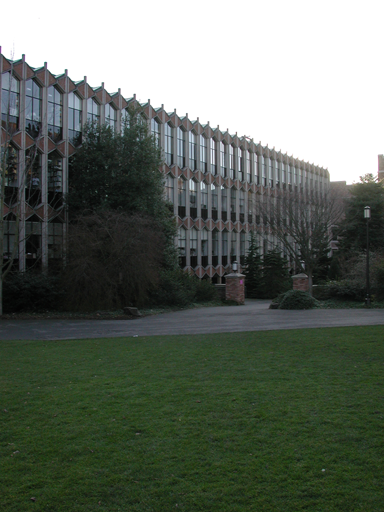
#> input picture image/1.bmp, 384 x 512 px
$ python panorama.py
#> lines starting #> are read from the running program, lines starting #| are printed output that depends on the picture
import cv2
import numpy as np
import math
import pathlib

def stitch(p1, p2, param):

    panorama = np.zeros((p1.shape[0], p1.shape[1] + p2.shape[1], 3))
    panorama[:p1.shape[0], :p1.shape[1], :] = p1

    intersection = np.array([p1.shape[1],0,1,0,0,0])
    ipoint = np.matmul(intersection, param)
    ipoint = math.floor(ipoint)
    print(ipoint)

    for y in range(p1.shape[0]):
        for x in range(p1.shape[1] + p2.shape[1]):

            transform = np.array([[x,y,1,0,0,0], [0,0,0,x,y,1]])
            target = np.matmul(transform, param)


            if target[0] > 0 and target[0] < (p2.shape[1] -1) and target[1] > 0 and target[1] < (p2.shape[0] - 1):

                x1 = math.floor(target[0])
                y1 = math.floor(target[1])
                x2 = math.ceil(target[0])
                y2 = math.ceil(target[1])

                topLeft = p2[y1, x1]
                topRight = p2[y1, x2]
                belowLeft = p2[y2, x1]
                belowRight = p2[y2, x2]

                a = target[0] - x1
                b = target[1] - y1
                c = (1 - a)
                d = (1 - b)

                point_r = (c * d * topLeft[0]) + (a * d * topRight[0]) + (c * b * belowLeft[0]) + (a * b * belowRight[0])
                point_g = (c * d * topLeft[1]) + (a * d * topRight[1]) + (c * b * belowLeft[1]) + (a * b * belowRight[1])
                point_b = (c * d * topLeft[2]) + (a * d * topRight[2]) + (c * b * belowLeft[2]) + (a * b * belowRight[2])


                if panorama[y, x, 0] > 0 or panorama[y, x, 1] > 0 or panorama[y, x, 2] > 0 :

                    weight =  (x - ipoint) / (p1.shape[1] - ipoint)

                    panorama[y, x, 0] = int(panorama[y, x, 0] * (1-weight) + int(point_r) * weight)
                    panorama[y, x, 1] = int(panorama[y, x, 1] * (1-weight) + int(point_g) * weight)
                    panorama[y, x, 2] = int(panorama[y, x, 2] * (1-weight) + int(point_b) * weight)
                else:
                    panorama[y, x, 0] = int(point_r)
                    panorama[y, x, 1] = int(point_g)
                    panorama[y, x, 2] = int(point_b)
    panorama = panorama[:, 0:panorama.shape[1] - ipoint, :]
    return panorama


if __name__ == "__main__":

    path = pathlib.Path(__file__).parent.resolve()
    print(path)

    p1 = cv2.imread(str(path) + '/image/1.bmp')
#> p1 is the input picture: shape (512, 384, 3); mean B, G, R 97.7, 107.3, 99.1
    p2 = cv2.imread(str(path) + '/image/2.bmp')
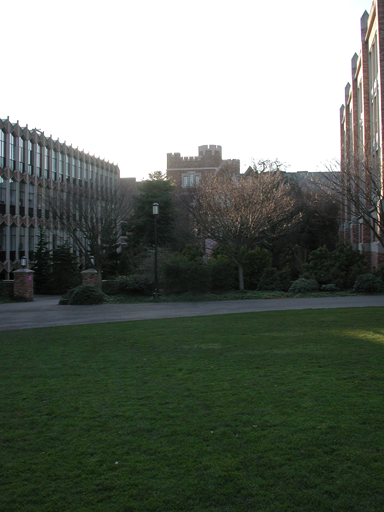
#> input picture image/2.bmp, 384 x 512 px
#> p2 is the input picture: shape (512, 384, 3); mean B, G, R 104.5, 113.4, 106
    p3 = cv2.imread(str(path) + "/image/3.bmp")
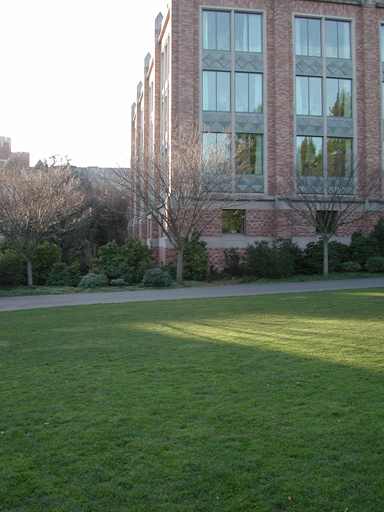
#> input picture image/3.bmp, 384 x 512 px
#> p3 is the input picture: shape (512, 384, 3); mean B, G, R 104, 119.7, 106.8
    print('p1:', p1.shape)
#| p1: (512, 384, 3)
    print('p2:', p2.shape)
#| p2: (512, 384, 3)
    print('p3:', p3.shape )
#| p3: (512, 384, 3)


    target = np.array(
        [[326, 167, 1, 0, 0, 0],
        [0, 0, 0, 326, 167, 1],
        [233, 261, 1, 0, 0, 0],
        [0, 0, 0, 233, 261, 1],
        [367, 207, 1, 0, 0, 0],
        [0, 0, 0, 367, 207, 1]])
    src = np.array([117,163,22,256,155,203])

    param = np.linalg.solve(target,src)
    print(param)

    panorama = stitch(p1, p2, param)
#| 181
#> after the loop in stitch, `for y in range(p1.shape[0]):`:
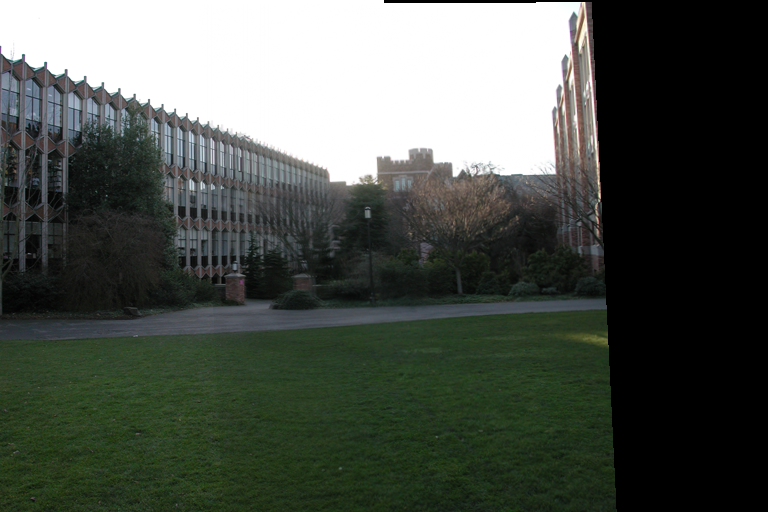
#> panorama: shape (512, 768, 3) float64; mean B, G, R 76.8, 84.2, 78
#> in stitch, `panorama = panorama[:, 0:panorama.shape[1] - ipoint, :]`:
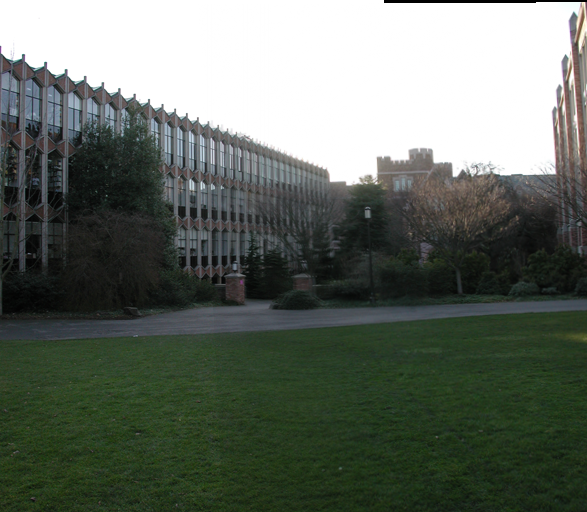
#> panorama: shape (512, 587, 3) float64; mean B, G, R 98.9, 108.2, 100.3

    panorama = panorama.astype(np.uint8)

    cv2.imwrite(str(path) + "/out/panorama_1.jpg",panorama)

    print("===============================================================")

    panorama_1 = cv2.imread(str(path) + '/out/panorama_1.jpg')

    target = np.array(
        [[451, 162, 1, 0, 0, 0],
        [0, 0, 0, 451, 162, 1],
        [555, 173, 1, 0, 0, 0],
        [0, 0, 0, 555, 173, 1],
        [462, 292, 1, 0, 0, 0],
        [0, 0, 0, 462, 292, 1]])
    src = np.array([28,152,130,167,32,285])

    param = np.linalg.solve(target,src)
    print(param)

    panorama = stitch(panorama_1, p3, param)
#> in stitch (call 2), `panorama[:p1.shape[0], :p1.shape[1], :] = p1`:
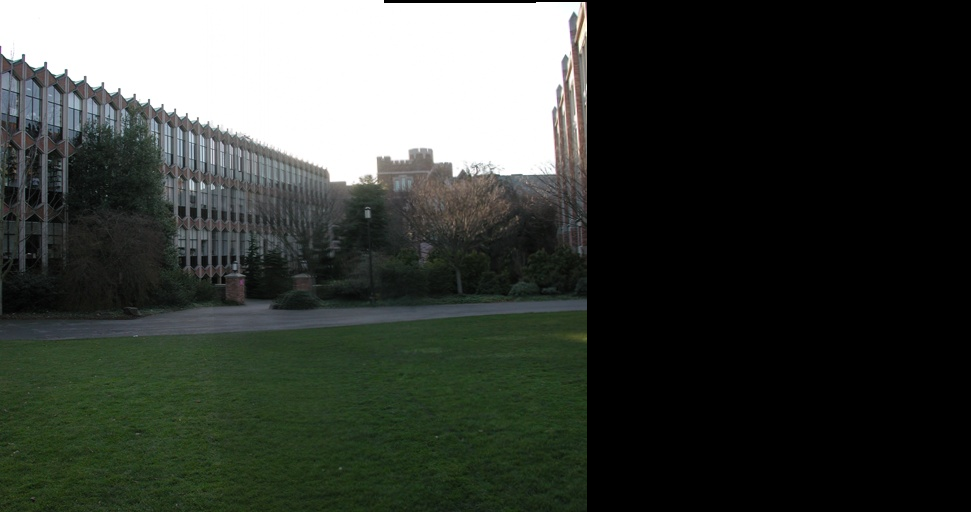
#> panorama: shape (512, 971, 3) float64; mean B, G, R 59.8, 65.4, 60.7
#| 170
#> after the loop in stitch (call 2), `for y in range(p1.shape[0]):`:
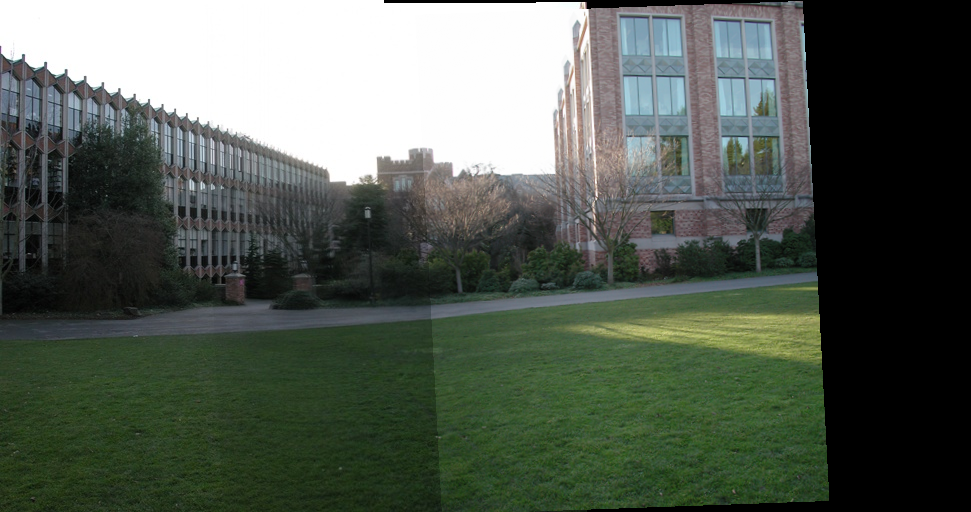
#> panorama: shape (512, 971, 3) float64; mean B, G, R 83, 93, 84.4
#> in stitch (call 2), `panorama = panorama[:, 0:panorama.shape[1] - ipoint, :]`:
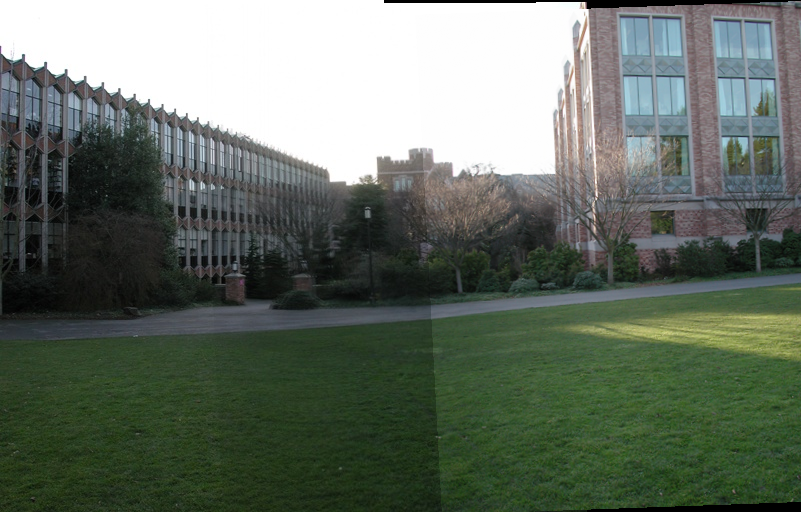
#> panorama: shape (512, 801, 3) float64; mean B, G, R 99.5, 111.1, 101

    panorama = panorama.astype(np.uint8)

    cv2.imwrite(str(path) + "/out/panorama_2.jpg",panorama)
